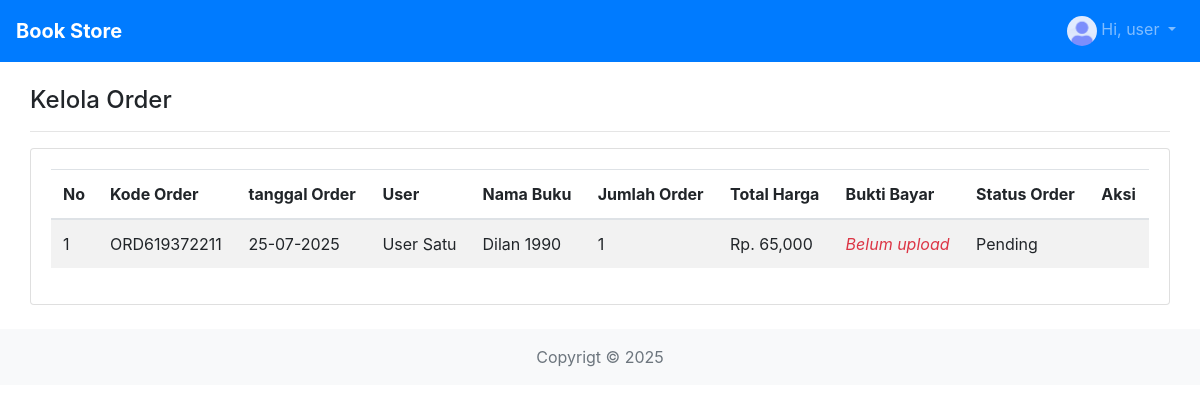
The page /index.php/order on the database its author committed.
### tables this page shows
CREATE TABLE `tb_order` (
  `id_order` int(11) NOT NULL,
  `kode_order` varchar(50) NOT NULL,
  `id_user` int(11) NOT NULL,
  `id_buku` int(11) NOT NULL,
  `jumlah` int(11) NOT NULL,
  `tgl_order` date NOT NULL,
  `total_harga` int(11) NOT NULL,
  `status_order` enum('Pending','Menunggu konfirmasi','Dikonfirmasi','Selesai') NOT NULL DEFAULT 'Pending',
  `bukti_bayar` varchar(200) DEFAULT NULL,
  `nomor_resi` varchar(100) DEFAULT NULL
);

CREATE TABLE `tb_user` (
  `id_user` int(11) NOT NULL,
  `nama` varchar(100) NOT NULL,
  `email` varchar(100) NOT NULL,
  `password` varchar(255) NOT NULL,
  `alamat` varchar(255) NOT NULL,
  `no_telp` varchar(15) NOT NULL,
  `kode_pos` varchar(10) NOT NULL,
  `status` enum('aktif','non aktif') DEFAULT 'non aktif',
  `level` enum('admin','user') DEFAULT 'user'
);

CREATE TABLE `tb_buku` (
  `id_buku` int(11) NOT NULL,
  `id_kategori` int(11) NOT NULL,
  `nama_buku` varchar(150) NOT NULL,
  `foto_buku` varchar(200) DEFAULT 'default.jpg',
  `deskripsi` text NOT NULL,
  `penulis` varchar(100) NOT NULL,
  `penerbit` varchar(100) NOT NULL,
  `tahun` int(11) NOT NULL,
  `jumlah_halaman` int(11) NOT NULL,
  `harga` int(11) NOT NULL,
  `stok` int(11) NOT NULL
);

### application/controllers/Order.php (called while the page is built, shortened)
<?php
class Order extends CI_Controller {
	public function index() {
		$this->db->select('*');
		$this->db->from('tb_order');
		$this->db->join('tb_user', 'tb_order.id_user = tb_user.id_user');
		$this->db->join('tb_buku', 'tb_order.id_buku = tb_buku.id_buku');
		$data['order'] = $this->db->get()->result();
		$this->load->view('template/header');
		$this->load->view('order/index', $data);
		$this->load->view('template/footer');
	}
}

### index.php (called while the page is built, shortened)
<?php
require_once BASEPATH.'core/CodeIgniter.php';

### application/views/order/index.php (the view, shortened to what this page needs)
<div class="container-fluid">
  <div class="section-header">
    <h4>Kelola Order</h4>
  </div>
  <hr>
  <div class="section-body">
    <div class="card card-primary">
      <div class="card-body">
        <div class="table-responsive">
          <table class="table table-striped">
            <thead>
              <tr>
                <th>No</th>
                <th>Kode Order</th>
                <th>tanggal Order</th>
                <th>User</th>
                <th>Nama Buku</th>
                <th>Jumlah Order</th>
                <th>Total Harga</th>
                <th>Bukti Bayar</th>
                <th>Status Order</th>
                <th>Aksi</th>
              </tr>
            </thead>
            <tbody>
              <?php foreach($order as $key => $value): ?>
              <tr>
                <td><?= $key+1 ?></td>
                <td><?= $value -> kode_order ?></td>
                <td><?= date('d-m-Y', strtotime($value -> tgl_order)) ?></td>
                <td><?= $value -> nama ?></td>
                <td><?= $value -> nama_buku ?></td>
                <td><?= $value -> jumlah ?></td>
                <td>Rp. <?= number_format($value -> total_harga) ?></td>
                <td>
                  <?php if($value -> status_order != 'Pending'): ?>
                    <a href="<?= base_url('assets/bukti_bayar/'.$value -> bukti_bayar) ?>">Lihat Bukti</a>
                  <?php else: ?>
                    <i class="text-danger">Belum upload</i>
                  <?php endif ?>
                </td>
                <td><?= $value -> status_order ?></td>
                <td>
                </td>
              </tr>
              <?php endforeach ?>
            </tbody>
          </table>
        </div>
      </div>
    </div>
  </div>
</div>

### rows shown on the page
tb_order: kode_order "ORD619372211", tgl_order "25-07-2025", id_user.nama "User Satu", id_buku.nama_buku "Dilan 1990", jumlah "1", total_harga "65,000", shows "Belum upload", status_order "Pending"

### other values the page prints
$this->session->userdata('nama') "user"
